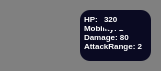
        <widget class="QWidget" name="pl1_ag2_widget" native="true">
         <property name="minimumSize">
          <size>
           <width>161</width>
           <height>71</height>
          </size>
         </property>
         <property name="styleSheet">
          <string notr="true">QWidget{
background-color: #808080;
border-radius:10px;
}</string>
         </property>
         <widget class="QTextBrowser" name="textBrowser_2">
          <property name="geometry">
           <rect>
            <x>80</x>
            <y>10</y>
            <width>71</width>
            <height>51</height>
           </rect>
          </property>
          <property name="styleSheet">
           <string notr="true">color:white;
background-color : #0a0a22;
border:none;
</string>
          </property>
          <property name="verticalScrollBarPolicy">
           <enum>Qt::ScrollBarPolicy::ScrollBarAlwaysOff</enum>
          </property>
          <property name="html">
           <string>&lt;!DOCTYPE HTML PUBLIC &quot;-//W3C//DTD HTML 4.0//EN&quot; &quot;http://www.w3.org/TR/REC-html40/strict.dtd&quot;&gt;
&lt;html&gt;&lt;head&gt;&lt;meta name=&quot;qrichtext&quot; content=&quot;1&quot; /&gt;&lt;meta charset=&quot;utf-8&quot; /&gt;&lt;style type=&quot;text/css&quot;&gt;
p, li { white-space: pre-wrap; }
hr { height: 1px; border-width: 0; }
li.unchecked::marker { content: &quot;\2610&quot;; }
li.checked::marker { content: &quot;\2612&quot;; }
&lt;/style&gt;&lt;/head&gt;&lt;body style=&quot; font-family:'Segoe UI'; font-size:9pt; font-weight:400; font-style:normal;&quot;&gt;
&lt;p align=&quot;justify&quot; style=&quot; margin-top:12px; margin-bottom:12px; margin-left:0px; margin-right:0px; -qt-block-indent:0; text-indent:0px;&quot;&gt;&lt;span style=&quot; font-size:6pt; font-weight:700;&quot;&gt;HP: &lt;br /&gt;Mobility: 2&lt;br /&gt;Damage: 80&lt;br /&gt;AttackRange: 2&lt;/span&gt;&lt;/p&gt;&lt;/body&gt;&lt;/html&gt;</string>
          </property>
         </widget>
         <widget class="QPushButton" name="pl1_ag2_btn">
          <property name="geometry">
           <rect>
            <x>10</x>
            <y>10</y>
            <width>61</width>
            <height>51</height>
           </rect>
          </property>
          <property name="styleSheet">
           <string notr="true">background-image:url(&quot;:/src/images/Agent/Reketon&quot;);
background-repeat:no-repeat;
background-position:center;
background-origin:content;
background-size:cover;
</string>
          </property>
          <property name="text">
           <string/>
          </property>
         </widget>
         <widget class="QTextBrowser" name="pl1_ag2_HP">
          <property name="geometry">
           <rect>
            <x>100</x>
            <y>10</y>
            <width>30</width>
            <height>20</height>
           </rect>
          </property>
          <property name="styleSheet">
           <string notr="true">color:white;
background-color : #0a0a22;
border:none;</string>
          </property>
          <property name="verticalScrollBarPolicy">
           <enum>Qt::ScrollBarPolicy::ScrollBarAlwaysOff</enum>
          </property>
          <property name="html">
           <string>&lt;!DOCTYPE HTML PUBLIC &quot;-//W3C//DTD HTML 4.0//EN&quot; &quot;http://www.w3.org/TR/REC-html40/strict.dtd&quot;&gt;
&lt;html&gt;&lt;head&gt;&lt;meta name=&quot;qrichtext&quot; content=&quot;1&quot; /&gt;&lt;meta charset=&quot;utf-8&quot; /&gt;&lt;style type=&quot;text/css&quot;&gt;
p, li { white-space: pre-wrap; }
hr { height: 1px; border-width: 0; }
li.unchecked::marker { content: &quot;\2610&quot;; }
li.checked::marker { content: &quot;\2612&quot;; }
&lt;/style&gt;&lt;/head&gt;&lt;body style=&quot; font-family:'Segoe UI'; font-size:9pt; font-weight:400; font-style:normal;&quot;&gt;
&lt;p style=&quot; margin-top:0px; margin-bottom:0px; margin-left:0px; margin-right:0px; -qt-block-indent:0; text-indent:0px;&quot;&gt;&lt;span style=&quot; font-size:6pt; font-weight:700;&quot;&gt;320&lt;/span&gt;&lt;/p&gt;&lt;/body&gt;&lt;/html&gt;</string>
          </property>
         </widget>
        </widget>
